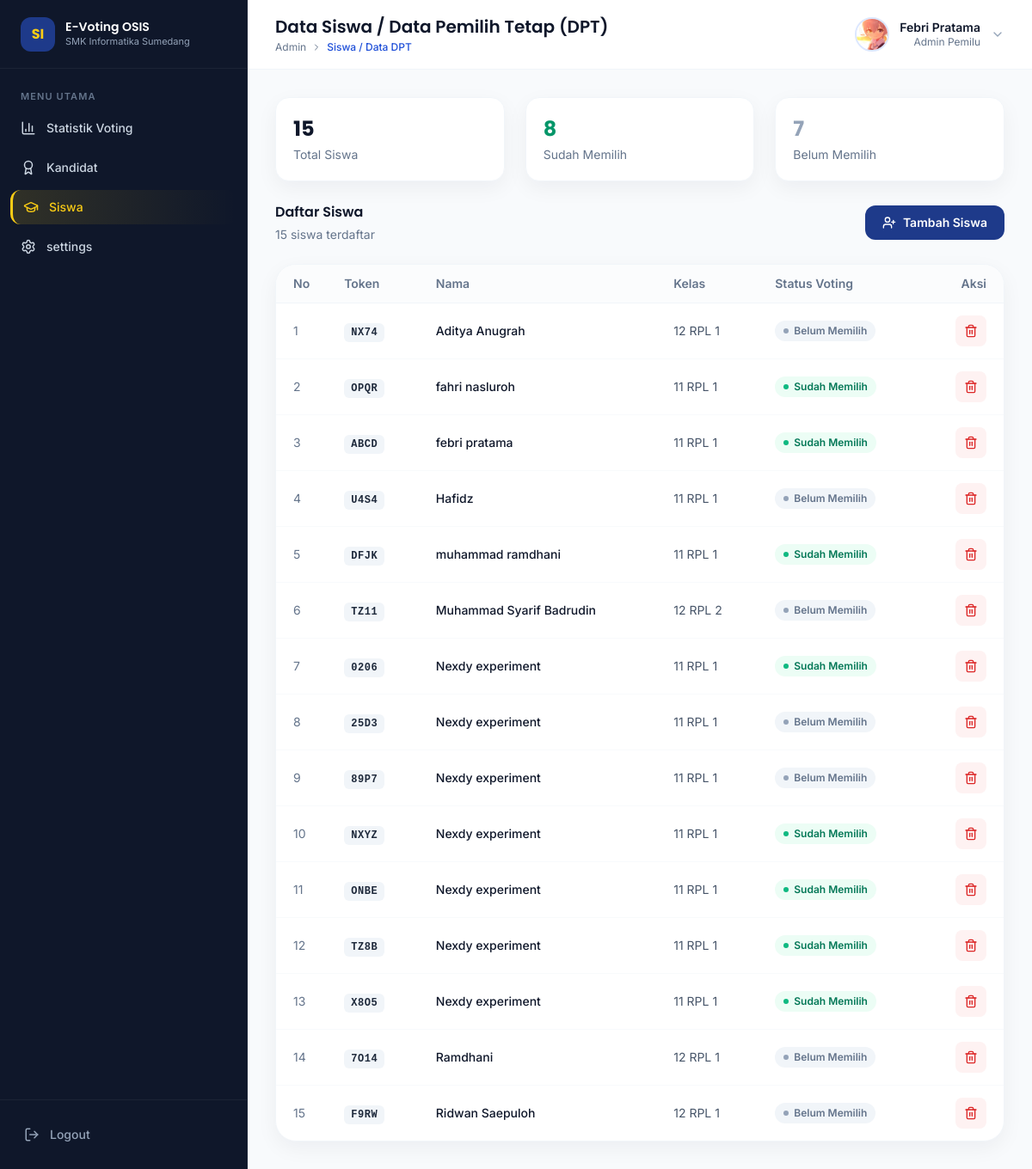
/admin/siswa.php (signed in), run on the app's committed database.
### tables this page shows
CREATE TABLE `tb_settings` (
  `id` int NOT NULL,
  `nama_sekolah` varchar(40) NOT NULL,
  `judul_pemilihan` varchar(30) NOT NULL,
  `tahun_ajaran` varchar(20) NOT NULL,
  `status_voting` enum('0','1') NOT NULL,
  `waktu_mulai` datetime NOT NULL,
  `waktu_selesai` datetime NOT NULL,
  `logo_sekolah` varchar(40) DEFAULT NULL
);

CREATE TABLE `tb_siswa` (
  `token` varchar(10) NOT NULL,
  `nama` varchar(100) NOT NULL,
  `kelas` varchar(20) NOT NULL,
  `status` tinyint(1) NOT NULL DEFAULT '0',
  `voted` int NOT NULL DEFAULT '0'
);

### api/conn.php (called while the page is built, shortened)
<?php
class MySQL {
  public $conn;
  public function __construct($host, $user, $pass, $db)
  {
    $this->conn = new mysqli($host, $user, $pass, $db);
  }
  public function select_siswa($where = "", $column = "*")
  {
    $sql = "SELECT $column FROM tb_siswa";
    if (!empty($where)) {
        $sql .= " WHERE $where";
    }
    $result = $this->conn->query($sql);
    return $result->fetch_all(MYSQLI_ASSOC);
  }
  public function persen_voting_siswa()
  {
    $total_query = $this->conn->query("SELECT COUNT(*) as total FROM tb_siswa");
    $total = $total_query->fetch_assoc()['total'];
    $belum_query = $this->conn->query("SELECT COUNT(*) as count FROM tb_siswa WHERE status = 0");
    $belum = $belum_query->fetch_assoc()['count'];
    $sudah_query = $this->conn->query("SELECT COUNT(*) as count FROM tb_siswa WHERE status = 1");
    $sudah = $sudah_query->fetch_assoc()['count'];
    $kandidat_query = $this->conn->query("SELECT COUNT(*) as count FROM tb_kandidat");
    $kandidat = $kandidat_query->fetch_assoc()['count'];
    $persen_belum = ($total > 0) ? ($belum / $total) * 100 : 0;
    $persen_sudah = ($total > 0) ? ($sudah / $total) * 100 : 0;
    return [
        'total_siswa' => $total,
        'belum_voting' => $belum,
        'sudah_voting' => $sudah,
        'persen_belum' => round($persen_belum),
        'persen_sudah' => round($persen_sudah),
        'kandidat' => $kandidat
    ];
  }
  public function get_settings()
  {
    $sql = "SELECT * FROM tb_settings LIMIT 1";
    $result = $this->conn->query($sql);
    return $result->fetch_assoc();
  }
  public function get_admin()
  {
    $sql = "SELECT * FROM tb_admin LIMIT 1";
    $result = $this->conn->query($sql);
    return $result->fetch_assoc();
  }
}
$host = "localhost";
$user = "root";
$pass = "";
$base = "db_piketos";
$conn = new MySQL($host, $user, $pass, $base);
?>

### admin/siswa.php (the view, shortened to what this page needs)
<?php
$is_ajax = isset($_GET['ajax']) && $_GET['ajax'] == '1';
require_once __DIR__ . '/../api/conn.php';
$settings = $conn->get_settings();
$admin = $conn->get_admin();
$admin = [
  'nama' => $admin['admin'],
  'foto' => $settings['logo_sekolah'],
  'role' => 'Admin Pemilu',
] ?? [
  'nama' => 'Bu Rina Marlina, S.Kom',
  'foto' => 'https://i.pravatar.cc/150?img=47',
  'role' => 'Admin Pemilu',
];
$siswa_list = $conn->select_siswa('1 ORDER BY nama ASC');
$statistik  = $conn->persen_voting_siswa();
$pageTitle  = 'Data Siswa / Data Pemilih Tetap (DPT)';
$breadcrumb = ['Admin', 'Siswa / Data DPT'];
if (!$is_ajax) {
  require_once __DIR__ . '/../layout/admin/header.php';
  require_once __DIR__ . '/../layout/admin/sidebar.php';
  require_once __DIR__ . '/../layout/admin/navbar.php';
?>
  <main id="main-content" class="flex-1 p-4 overflow-hidden sm:p-8">
<?php } ?>
    <div class="grid grid-cols-1 gap-6 mb-6 sm:grid-cols-3">
      <div data-aos="fade-up" class="bg-white rounded-2xl p-5 border border-slate-100 shadow-[0_8px_24px_rgb(15,23,42,0.05)]">
        <p class="text-2xl font-bold font-display text-navy-900"><?= number_format($statistik['total_siswa'], 0, ',', '.') ?></p>
        <p class="mt-1 text-sm text-slate-500">Total Siswa</p>
      </div>
      <div data-aos="fade-up" data-aos-delay="80" class="bg-white rounded-2xl p-5 border border-slate-100 shadow-[0_8px_24px_rgb(15,23,42,0.05)]">
        <p class="text-2xl font-bold font-display text-emerald-600"><?= number_format($statistik['sudah_voting'], 0, ',', '.') ?></p>
        <p class="mt-1 text-sm text-slate-500">Sudah Memilih</p>
      </div>
      <div data-aos="fade-up" data-aos-delay="160" class="bg-white rounded-2xl p-5 border border-slate-100 shadow-[0_8px_24px_rgb(15,23,42,0.05)]">
        <p class="text-2xl font-bold font-display text-slate-400"><?= number_format($statistik['belum_voting'], 0, ',', '.') ?></p>
        <p class="mt-1 text-sm text-slate-500">Belum Memilih</p>
      </div>
    </div>
    <div data-aos="fade-up" class="flex items-center justify-between gap-4 mb-6">
      <div>
        <h2 class="font-semibold font-display text-navy-900">Daftar Siswa</h2>
        <p class="mt-1 text-sm text-slate-500"><?= count($siswa_list) ?> siswa terdaftar</p>
      </div>
      <button type="button" onclick="openModalSiswa()" data-aos="fade-up" class="btn-cta flex items-center gap-2 px-5 py-2.5 rounded-xl bg-primary-700 text-white text-sm font-semibold hover:bg-primary-600 shrink-0">
        <i data-lucide="user-plus" class="w-4 h-4"></i>
        <span class="hidden sm:inline">Tambah Siswa</span>
      </button>
    </div>
    <div data-aos="fade-up" class="bg-white rounded-3xl border border-slate-100 shadow-[0_8px_24px_rgb(15,23,42,0.05)] overflow-hidden">
      <div class="overflow-x-auto">
        <table class="w-full text-sm">
          <thead>
            <tr class="border-b border-slate-100 bg-slate-50/60">
              <th class="w-12 px-5 py-3 font-semibold text-left text-slate-500">No</th>
              <th class="px-5 py-3 font-semibold text-left text-slate-500">Token</th>
              <th class="px-5 py-3 font-semibold text-left text-slate-500">Nama</th>
              <th class="px-5 py-3 font-semibold text-left text-slate-500">Kelas</th>
              <th class="px-5 py-3 font-semibold text-left text-slate-500">Status Voting</th>
              <th class="px-5 py-3 font-semibold text-right text-slate-500">Aksi</th>
            </tr>
          </thead>
          <tbody>
            <?php if (empty($siswa_list)): ?>
            <tr>
              <td colspan="6" class="px-5 py-10 text-center text-slate-400">Belum ada data siswa.</td>
            </tr>
            <?php else: foreach ($siswa_list as $i => $s): ?>
            <tr class="border-b border-slate-50 last:border-0 hover:bg-slate-50/60">
              <td class="px-5 py-3.5 text-slate-500"><?= $i + 1 ?></td>
              <td class="px-5 py-3.5">
                <code class="px-2 py-1 text-xs font-semibold tracking-wider rounded-md bg-slate-100 text-navy-700"><?= htmlspecialchars($s['token']) ?></code>
              </td>
              <td class="px-5 py-3.5 font-medium text-navy-900"><?= htmlspecialchars($s['nama']) ?></td>
              <td class="px-5 py-3.5 text-slate-600"><?= htmlspecialchars($s['kelas']) ?></td>
              <td class="px-5 py-3.5">
                <?php if ((int) $s['status'] === 1): ?>
                  <span class="inline-flex items-center gap-1.5 text-xs font-semibold text-emerald-700 bg-emerald-50 px-2.5 py-1 rounded-full">
                    <span class="w-1.5 h-1.5 rounded-full bg-emerald-500"></span> Sudah Memilih
                  </span>
                <?php else: ?>
                  <span class="inline-flex items-center gap-1.5 text-xs font-semibold text-slate-500 bg-slate-100 px-2.5 py-1 rounded-full">
                    <span class="w-1.5 h-1.5 rounded-full bg-slate-400"></span> Belum Memilih
                  </span>
                <?php endif; ?>
              </td>
              <td class="px-5 py-3.5 text-right">
                <form action="hapus-siswa.php" method="POST" class="inline"
                      onsubmit="return confirm('Hapus <?= htmlspecialchars(addslashes($s['nama'])) ?> dari data siswa?');">
                  <button type="submit" title="Hapus" class="flex items-center justify-center ml-auto text-red-600 rounded-lg w-9 h-9 bg-red-50 hover:bg-red-100">
                    <i data-lucide="trash-2" class="w-4 h-4"></i>
                  </button>
                </form>
              </td>
            </tr>
            <?php endforeach; endif; ?>
          </tbody>
        </table>
      </div>
    </div>
    <div id="modalWrapSiswa" class="fixed inset-0 z-50 flex items-center justify-center p-4 modal-hidden">
    </div>
<?php if (!$is_ajax): ?>
  </main>
<?php endif; ?>
<?php if (!$is_ajax): ?>
  <?php require_once __DIR__ . '/../layout/admin/footer.php'; ?>
<?php endif; ?>

### layout/admin/navbar.php (shortened to what this page needs)
<?php
$pageTitle  = $pageTitle ?? 'Dashboard';
$breadcrumb = $breadcrumb ?? [$pageTitle];
?>
<div id="main-wrapper" class="flex flex-col flex-1 min-w-0 min-h-screen">
  <header class="sticky top-0 z-30 border-b bg-white/90 backdrop-blur-md border-slate-100">
    <div class="flex items-center justify-between h-20 gap-4 px-4 sm:px-8">
      <div class="flex items-center min-w-0 gap-3">
        <div class="min-w-0">
          <h1 id="pageTitleText" class="text-lg font-semibold truncate font-display sm:text-xl text-navy-900"><?= htmlspecialchars($pageTitle) ?></h1>
          <div id="breadcrumbText" class="flex items-center gap-1.5 text-xs text-slate-500 mt-0.5 truncate">
            <?php foreach ($breadcrumb as $i => $crumb): ?>
              <?php if ($i > 0): ?><i data-lucide="chevron-right" class="w-3 h-3 shrink-0"></i><?php endif; ?>
              <span class="truncate <?= $i === count($breadcrumb) - 1 ? 'text-primary-600 font-medium' : '' ?>"><?= htmlspecialchars($crumb) ?></span>
            <?php endforeach; ?>
          </div>
        </div>
      </div>
      <div class="flex items-center gap-3 shrink-0">
        <img src="<?= "../upload/logo/".htmlspecialchars($admin['foto'] ?? 'https://i.pravatar.cc/150?img=47') ?>" alt="Foto Admin" class="object-cover w-10 h-10 border-2 rounded-full border-primary-100">
        <div class="hidden text-right sm:block">
          <p class="text-sm font-semibold leading-tight text-navy-900"><?= htmlspecialchars($admin['nama'] ?? 'Admin') ?></p>
          <p class="text-xs text-slate-500"><?= htmlspecialchars($admin['role'] ?? 'Administrator') ?></p>
        </div>
        <i data-lucide="chevron-down" class="hidden w-4 h-4 sm:block text-slate-400"></i>
      </div>
    </div>
  </header>

### assets/css/dashboard.css (style rules this page uses)
html, body { font-family: 'Inter', sans-serif; background: #F8FAFC; }
h1, h2, h3, .font-display { font-family: 'Poppins', sans-serif; }
.btn-cta { transition: transform .2s ease, box-shadow .2s ease, background-color .2s ease; }
.modal-hidden { pointer-events: none; }

### data on the page
tb_siswa: token "NX74", nama "Aditya Anugrah", kelas "12 RPL 1", status 0 (drawn)
tb_siswa: token "OPQR", nama "fahri nasluroh", kelas "11 RPL 1", status 1 (drawn)
tb_siswa: token "ABCD", nama "febri pratama", kelas "11 RPL 1", status 1 (drawn)
tb_siswa: token "U4S4", nama "Hafidz", kelas "11 RPL 1", status 0 (drawn)
tb_siswa: token "DFJK", nama "muhammad ramdhani", kelas "11 RPL 1", status 1 (drawn)
tb_siswa: token "TZ11", nama "Muhammad Syarif Badrudin", kelas "12 RPL 2", status 0 (drawn)
tb_siswa: token "0206", nama "Nexdy experiment", kelas "11 RPL 1", status 1 (drawn)
tb_siswa: token "25D3", nama "Nexdy experiment", kelas "11 RPL 1", status 0 (drawn)
tb_siswa: token "89P7", nama "Nexdy experiment", kelas "11 RPL 1", status 0 (drawn)
tb_siswa: token "NXYZ", nama "Nexdy experiment", kelas "11 RPL 1", status 1 (drawn)
tb_siswa: token "ONBE", nama "Nexdy experiment", kelas "11 RPL 1", status 1 (drawn)
tb_siswa: token "TZ8B", nama "Nexdy experiment", kelas "11 RPL 1", status 1 (drawn)
tb_siswa: token "X8O5", nama "Nexdy experiment", kelas "11 RPL 1", status 1 (drawn)
tb_siswa: token "7O14", nama "Ramdhani", kelas "12 RPL 1", status 0 (drawn)
tb_siswa: token "F9RW", nama "Ridwan Saepuloh", kelas "12 RPL 1", status 0 (drawn)

### other printed values
$pageTitle "Data Siswa / Data Pemilih Tetap (DPT)"
$crumb "Admin"
$crumb "Siswa / Data DPT"
$admin['nama'] "Febri Pratama"
$admin['role'] "Admin Pemilu"
$statistik['total_siswa'] "15"
$statistik['sudah_voting'] "8"
$statistik['belum_voting'] "7"
count($siswa_list) "15"
